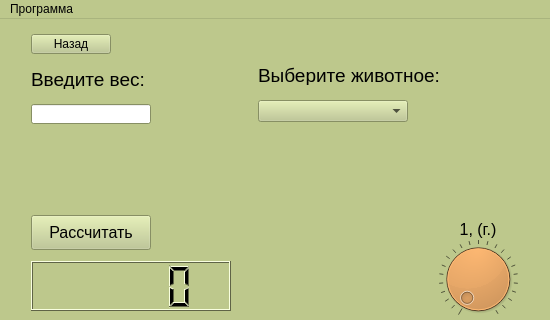
<?xml version="1.0" encoding="UTF-8"?>
<ui version="4.0">
 <class>MainWindow</class>
 <widget class="QMainWindow" name="MainWindow">
  <property name="geometry">
   <rect>
    <x>0</x>
    <y>0</y>
    <width>550</width>
    <height>320</height>
   </rect>
  </property>
  <property name="sizePolicy">
   <sizepolicy hsizetype="Maximum" vsizetype="Maximum">
    <horstretch>0</horstretch>
    <verstretch>0</verstretch>
   </sizepolicy>
  </property>
  <property name="minimumSize">
   <size>
    <width>550</width>
    <height>320</height>
   </size>
  </property>
  <property name="maximumSize">
   <size>
    <width>550</width>
    <height>320</height>
   </size>
  </property>
  <property name="palette">
   <palette>
    <active>
     <colorrole role="WindowText">
      <brush brushstyle="SolidPattern">
       <color alpha="255">
        <red>0</red>
        <green>0</green>
        <blue>0</blue>
       </color>
      </brush>
     </colorrole>
     <colorrole role="Button">
      <brush brushstyle="SolidPattern">
       <color alpha="255">
        <red>189</red>
        <green>200</green>
        <blue>140</blue>
       </color>
      </brush>
     </colorrole>
     <colorrole role="Light">
      <brush brushstyle="SolidPattern">
       <color alpha="255">
        <red>249</red>
        <green>255</green>
        <blue>224</blue>
       </color>
      </brush>
     </colorrole>
     <colorrole role="Midlight">
      <brush brushstyle="SolidPattern">
       <color alpha="255">
        <red>219</red>
        <green>227</green>
        <blue>182</blue>
       </color>
      </brush>
     </colorrole>
     <colorrole role="Dark">
      <brush brushstyle="SolidPattern">
       <color alpha="255">
        <red>95</red>
        <green>100</green>
        <blue>70</blue>
       </color>
      </brush>
     </colorrole>
     <colorrole role="Mid">
      <brush brushstyle="SolidPattern">
       <color alpha="255">
        <red>126</red>
        <green>133</green>
        <blue>93</blue>
       </color>
      </brush>
     </colorrole>
     <colorrole role="Text">
      <brush brushstyle="SolidPattern">
       <color alpha="255">
        <red>0</red>
        <green>0</green>
        <blue>0</blue>
       </color>
      </brush>
     </colorrole>
     <colorrole role="BrightText">
      <brush brushstyle="SolidPattern">
       <color alpha="255">
        <red>255</red>
        <green>255</green>
        <blue>255</blue>
       </color>
      </brush>
     </colorrole>
     <colorrole role="ButtonText">
      <brush brushstyle="SolidPattern">
       <color alpha="255">
        <red>0</red>
        <green>0</green>
        <blue>0</blue>
       </color>
      </brush>
     </colorrole>
     <colorrole role="Base">
      <brush brushstyle="SolidPattern">
       <color alpha="255">
        <red>255</red>
        <green>255</green>
        <blue>255</blue>
       </color>
      </brush>
     </colorrole>
     <colorrole role="Window">
      <brush brushstyle="SolidPattern">
       <color alpha="255">
        <red>189</red>
        <green>200</green>
        <blue>140</blue>
       </color>
      </brush>
     </colorrole>
     <colorrole role="Shadow">
      <brush brushstyle="SolidPattern">
       <color alpha="255">
        <red>0</red>
        <green>0</green>
        <blue>0</blue>
       </color>
      </brush>
     </colorrole>
     <colorrole role="AlternateBase">
      <brush brushstyle="SolidPattern">
       <color alpha="255">
        <red>222</red>
        <green>227</green>
        <blue>197</blue>
       </color>
      </brush>
     </colorrole>
     <colorrole role="ToolTipBase">
      <brush brushstyle="SolidPattern">
       <color alpha="255">
        <red>255</red>
        <green>255</green>
        <blue>220</blue>
       </color>
      </brush>
     </colorrole>
     <colorrole role="ToolTipText">
      <brush brushstyle="SolidPattern">
       <color alpha="255">
        <red>0</red>
        <green>0</green>
        <blue>0</blue>
       </color>
      </brush>
     </colorrole>
     <colorrole role="PlaceholderText">
      <brush brushstyle="SolidPattern">
       <color alpha="128">
        <red>0</red>
        <green>0</green>
        <blue>0</blue>
       </color>
      </brush>
     </colorrole>
    </active>
    <inactive>
     <colorrole role="WindowText">
      <brush brushstyle="SolidPattern">
       <color alpha="255">
        <red>0</red>
        <green>0</green>
        <blue>0</blue>
       </color>
      </brush>
     </colorrole>
     <colorrole role="Button">
      <brush brushstyle="SolidPattern">
       <color alpha="255">
        <red>189</red>
        <green>200</green>
        <blue>140</blue>
       </color>
      </brush>
     </colorrole>
     <colorrole role="Light">
      <brush brushstyle="SolidPattern">
       <color alpha="255">
        <red>249</red>
        <green>255</green>
        <blue>224</blue>
       </color>
      </brush>
     </colorrole>
     <colorrole role="Midlight">
      <brush brushstyle="SolidPattern">
       <color alpha="255">
        <red>219</red>
        <green>227</green>
        <blue>182</blue>
       </color>
      </brush>
     </colorrole>
     <colorrole role="Dark">
      <brush brushstyle="SolidPattern">
       <color alpha="255">
        <red>95</red>
        <green>100</green>
        <blue>70</blue>
       </color>
      </brush>
     </colorrole>
     <colorrole role="Mid">
      <brush brushstyle="SolidPattern">
       <color alpha="255">
        <red>126</red>
        <green>133</green>
        <blue>93</blue>
       </color>
      </brush>
     </colorrole>
     <colorrole role="Text">
      <brush brushstyle="SolidPattern">
       <color alpha="255">
        <red>0</red>
        <green>0</green>
        <blue>0</blue>
       </color>
      </brush>
     </colorrole>
     <colorrole role="BrightText">
      <brush brushstyle="SolidPattern">
       <color alpha="255">
        <red>255</red>
        <green>255</green>
        <blue>255</blue>
       </color>
      </brush>
     </colorrole>
     <colorrole role="ButtonText">
      <brush brushstyle="SolidPattern">
       <color alpha="255">
        <red>0</red>
        <green>0</green>
        <blue>0</blue>
       </color>
      </brush>
     </colorrole>
     <colorrole role="Base">
      <brush brushstyle="SolidPattern">
       <color alpha="255">
        <red>255</red>
        <green>255</green>
        <blue>255</blue>
       </color>
      </brush>
     </colorrole>
     <colorrole role="Window">
      <brush brushstyle="SolidPattern">
       <color alpha="255">
        <red>189</red>
        <green>200</green>
        <blue>140</blue>
       </color>
      </brush>
     </colorrole>
     <colorrole role="Shadow">
      <brush brushstyle="SolidPattern">
       <color alpha="255">
        <red>0</red>
        <green>0</green>
        <blue>0</blue>
       </color>
      </brush>
     </colorrole>
     <colorrole role="AlternateBase">
      <brush brushstyle="SolidPattern">
       <color alpha="255">
        <red>222</red>
        <green>227</green>
        <blue>197</blue>
       </color>
      </brush>
     </colorrole>
     <colorrole role="ToolTipBase">
      <brush brushstyle="SolidPattern">
       <color alpha="255">
        <red>255</red>
        <green>255</green>
        <blue>220</blue>
       </color>
      </brush>
     </colorrole>
     <colorrole role="ToolTipText">
      <brush brushstyle="SolidPattern">
       <color alpha="255">
        <red>0</red>
        <green>0</green>
        <blue>0</blue>
       </color>
      </brush>
     </colorrole>
     <colorrole role="PlaceholderText">
      <brush brushstyle="SolidPattern">
       <color alpha="128">
        <red>0</red>
        <green>0</green>
        <blue>0</blue>
       </color>
      </brush>
     </colorrole>
    </inactive>
    <disabled>
     <colorrole role="WindowText">
      <brush brushstyle="SolidPattern">
       <color alpha="255">
        <red>95</red>
        <green>100</green>
        <blue>70</blue>
       </color>
      </brush>
     </colorrole>
     <colorrole role="Button">
      <brush brushstyle="SolidPattern">
       <color alpha="255">
        <red>189</red>
        <green>200</green>
        <blue>140</blue>
       </color>
      </brush>
     </colorrole>
     <colorrole role="Light">
      <brush brushstyle="SolidPattern">
       <color alpha="255">
        <red>249</red>
        <green>255</green>
        <blue>224</blue>
       </color>
      </brush>
     </colorrole>
     <colorrole role="Midlight">
      <brush brushstyle="SolidPattern">
       <color alpha="255">
        <red>219</red>
        <green>227</green>
        <blue>182</blue>
       </color>
      </brush>
     </colorrole>
     <colorrole role="Dark">
      <brush brushstyle="SolidPattern">
       <color alpha="255">
        <red>95</red>
        <green>100</green>
        <blue>70</blue>
       </color>
      </brush>
     </colorrole>
     <colorrole role="Mid">
      <brush brushstyle="SolidPattern">
       <color alpha="255">
        <red>126</red>
        <green>133</green>
        <blue>93</blue>
       </color>
      </brush>
     </colorrole>
     <colorrole role="Text">
      <brush brushstyle="SolidPattern">
       <color alpha="255">
        <red>95</red>
        <green>100</green>
        <blue>70</blue>
       </color>
      </brush>
     </colorrole>
     <colorrole role="BrightText">
      <brush brushstyle="SolidPattern">
       <color alpha="255">
        <red>255</red>
        <green>255</green>
        <blue>255</blue>
       </color>
      </brush>
     </colorrole>
     <colorrole role="ButtonText">
      <brush brushstyle="SolidPattern">
       <color alpha="255">
        <red>95</red>
        <green>100</green>
        <blue>70</blue>
       </color>
      </brush>
     </colorrole>
     <colorrole role="Base">
      <brush brushstyle="SolidPattern">
       <color alpha="255">
        <red>189</red>
        <green>200</green>
        <blue>140</blue>
       </color>
      </brush>
     </colorrole>
     <colorrole role="Window">
      <brush brushstyle="SolidPattern">
       <color alpha="255">
        <red>189</red>
        <green>200</green>
        <blue>140</blue>
       </color>
      </brush>
     </colorrole>
     <colorrole role="Shadow">
      <brush brushstyle="SolidPattern">
       <color alpha="255">
        <red>0</red>
        <green>0</green>
        <blue>0</blue>
       </color>
      </brush>
     </colorrole>
     <colorrole role="AlternateBase">
      <brush brushstyle="SolidPattern">
       <color alpha="255">
        <red>189</red>
        <green>200</green>
        <blue>140</blue>
       </color>
      </brush>
     </colorrole>
     <colorrole role="ToolTipBase">
      <brush brushstyle="SolidPattern">
       <color alpha="255">
        <red>255</red>
        <green>255</green>
        <blue>220</blue>
       </color>
      </brush>
     </colorrole>
     <colorrole role="ToolTipText">
      <brush brushstyle="SolidPattern">
       <color alpha="255">
        <red>0</red>
        <green>0</green>
        <blue>0</blue>
       </color>
      </brush>
     </colorrole>
     <colorrole role="PlaceholderText">
      <brush brushstyle="SolidPattern">
       <color alpha="128">
        <red>0</red>
        <green>0</green>
        <blue>0</blue>
       </color>
      </brush>
     </colorrole>
    </disabled>
   </palette>
  </property>
  <property name="cursor">
   <cursorShape>CrossCursor</cursorShape>
  </property>
  <property name="windowTitle">
   <string>Расчет</string>
  </property>
  <widget class="QWidget" name="centralwidget">
   <property name="minimumSize">
    <size>
     <width>550</width>
     <height>299</height>
    </size>
   </property>
   <widget class="QWidget" name="gridLayoutWidget">
    <property name="geometry">
     <rect>
      <x>10</x>
      <y>10</y>
      <width>531</width>
      <height>290</height>
     </rect>
    </property>
    <layout class="QGridLayout" name="gridLayout">
     <item row="0" column="0">
      <layout class="QVBoxLayout" name="verticalLayout_2">
       <property name="topMargin">
        <number>0</number>
       </property>
       <item>
        <layout class="QVBoxLayout" name="verticalLayout_4">
         <property name="spacing">
          <number>15</number>
         </property>
         <item>
          <widget class="QPushButton" name="pushButton">
           <property name="sizePolicy">
            <sizepolicy hsizetype="Fixed" vsizetype="Fixed">
             <horstretch>0</horstretch>
             <verstretch>0</verstretch>
            </sizepolicy>
           </property>
           <property name="maximumSize">
            <size>
             <width>16777215</width>
             <height>20</height>
            </size>
           </property>
           <property name="text">
            <string>Назад</string>
           </property>
          </widget>
         </item>
         <item>
          <widget class="QLabel" name="label_weight">
           <property name="maximumSize">
            <size>
             <width>120</width>
             <height>20</height>
            </size>
           </property>
           <property name="font">
            <font>
             <pointsize>14</pointsize>
            </font>
           </property>
           <property name="text">
            <string>Введите вес:</string>
           </property>
          </widget>
         </item>
         <item>
          <widget class="QLineEdit" name="lineEdit_weight">
           <property name="enabled">
            <bool>true</bool>
           </property>
           <property name="sizePolicy">
            <sizepolicy hsizetype="Fixed" vsizetype="Fixed">
             <horstretch>0</horstretch>
             <verstretch>0</verstretch>
            </sizepolicy>
           </property>
           <property name="maximumSize">
            <size>
             <width>120</width>
             <height>20</height>
            </size>
           </property>
           <property name="layoutDirection">
            <enum>Qt::LeftToRight</enum>
           </property>
          </widget>
         </item>
        </layout>
       </item>
       <item>
        <spacer name="verticalSpacer_2">
         <property name="orientation">
          <enum>Qt::Vertical</enum>
         </property>
         <property name="sizeType">
          <enum>QSizePolicy::Fixed</enum>
         </property>
         <property name="sizeHint" stdset="0">
          <size>
           <width>20</width>
           <height>80</height>
          </size>
         </property>
        </spacer>
       </item>
       <item>
        <widget class="QPushButton" name="pushButton_enter">
         <property name="sizePolicy">
          <sizepolicy hsizetype="Minimum" vsizetype="Minimum">
           <horstretch>0</horstretch>
           <verstretch>0</verstretch>
          </sizepolicy>
         </property>
         <property name="minimumSize">
          <size>
           <width>0</width>
           <height>0</height>
          </size>
         </property>
         <property name="maximumSize">
          <size>
           <width>120</width>
           <height>35</height>
          </size>
         </property>
         <property name="font">
          <font>
           <pointsize>12</pointsize>
          </font>
         </property>
         <property name="text">
          <string>Рассчитать</string>
         </property>
         <property name="iconSize">
          <size>
           <width>20</width>
           <height>20</height>
          </size>
         </property>
        </widget>
       </item>
       <item>
        <widget class="QLCDNumber" name="lcdNumber_result">
         <property name="sizePolicy">
          <sizepolicy hsizetype="Fixed" vsizetype="Maximum">
           <horstretch>0</horstretch>
           <verstretch>0</verstretch>
          </sizepolicy>
         </property>
         <property name="minimumSize">
          <size>
           <width>0</width>
           <height>50</height>
          </size>
         </property>
         <property name="maximumSize">
          <size>
           <width>200</width>
           <height>50</height>
          </size>
         </property>
         <property name="layoutDirection">
          <enum>Qt::LeftToRight</enum>
         </property>
        </widget>
       </item>
      </layout>
     </item>
     <item row="0" column="1">
      <layout class="QVBoxLayout" name="verticalLayout">
       <property name="spacing">
        <number>15</number>
       </property>
       <property name="topMargin">
        <number>36</number>
       </property>
       <item>
        <widget class="QLabel" name="label">
         <property name="maximumSize">
          <size>
           <width>16777215</width>
           <height>20</height>
          </size>
         </property>
         <property name="font">
          <font>
           <pointsize>14</pointsize>
          </font>
         </property>
         <property name="text">
          <string>Выберите животное:</string>
         </property>
        </widget>
       </item>
       <item>
        <widget class="QComboBox" name="comboBox">
         <property name="sizePolicy">
          <sizepolicy hsizetype="Maximum" vsizetype="Maximum">
           <horstretch>0</horstretch>
           <verstretch>0</verstretch>
          </sizepolicy>
         </property>
         <property name="maximumSize">
          <size>
           <width>150</width>
           <height>16777215</height>
          </size>
         </property>
        </widget>
       </item>
       <item>
        <layout class="QVBoxLayout" name="verticalLayout_3">
         <property name="spacing">
          <number>0</number>
         </property>
         <property name="leftMargin">
          <number>180</number>
         </property>
         <item>
          <spacer name="verticalSpacer">
           <property name="orientation">
            <enum>Qt::Vertical</enum>
           </property>
           <property name="sizeHint" stdset="0">
            <size>
             <width>20</width>
             <height>40</height>
            </size>
           </property>
          </spacer>
         </item>
         <item>
          <widget class="QLabel" name="dial_age">
           <property name="sizePolicy">
            <sizepolicy hsizetype="Maximum" vsizetype="Maximum">
             <horstretch>0</horstretch>
             <verstretch>0</verstretch>
            </sizepolicy>
           </property>
           <property name="maximumSize">
            <size>
             <width>150</width>
             <height>16777215</height>
            </size>
           </property>
           <property name="font">
            <font>
             <pointsize>12</pointsize>
            </font>
           </property>
           <property name="lineWidth">
            <number>1</number>
           </property>
           <property name="text">
            <string>1, (г.)</string>
           </property>
           <property name="textFormat">
            <enum>Qt::AutoText</enum>
           </property>
           <property name="alignment">
            <set>Qt::AlignCenter</set>
           </property>
          </widget>
         </item>
         <item>
          <widget class="QDial" name="dial">
           <property name="maximumSize">
            <size>
             <width>80</width>
             <height>80</height>
            </size>
           </property>
           <property name="palette">
            <palette>
             <active>
              <colorrole role="Button">
               <brush brushstyle="SolidPattern">
                <color alpha="255">
                 <red>230</red>
                 <green>115</green>
                 <blue>0</blue>
                </color>
               </brush>
              </colorrole>
             </active>
             <inactive>
              <colorrole role="Button">
               <brush brushstyle="SolidPattern">
                <color alpha="255">
                 <red>230</red>
                 <green>115</green>
                 <blue>0</blue>
                </color>
               </brush>
              </colorrole>
             </inactive>
             <disabled>
              <colorrole role="Button">
               <brush brushstyle="SolidPattern">
                <color alpha="255">
                 <red>230</red>
                 <green>115</green>
                 <blue>0</blue>
                </color>
               </brush>
              </colorrole>
             </disabled>
            </palette>
           </property>
           <property name="minimum">
            <number>1</number>
           </property>
           <property name="maximum">
            <number>23</number>
           </property>
           <property name="pageStep">
            <number>23</number>
           </property>
           <property name="invertedAppearance">
            <bool>false</bool>
           </property>
           <property name="invertedControls">
            <bool>false</bool>
           </property>
           <property name="wrapping">
            <bool>false</bool>
           </property>
           <property name="notchesVisible">
            <bool>true</bool>
           </property>
          </widget>
         </item>
        </layout>
       </item>
      </layout>
     </item>
    </layout>
   </widget>
  </widget>
  <widget class="QMenuBar" name="menubar">
   <property name="geometry">
    <rect>
     <x>0</x>
     <y>0</y>
     <width>550</width>
     <height>21</height>
    </rect>
   </property>
   <widget class="QMenu" name="menu">
    <property name="title">
     <string>Программа</string>
    </property>
    <addaction name="action_5"/>
    <addaction name="action_6"/>
   </widget>
   <addaction name="menu"/>
  </widget>
  <action name="action_5">
   <property name="text">
    <string>Помощь</string>
   </property>
  </action>
  <action name="action_6">
   <property name="text">
    <string>Выход</string>
   </property>
  </action>
 </widget>
 <resources/>
 <connections/>
</ui>
